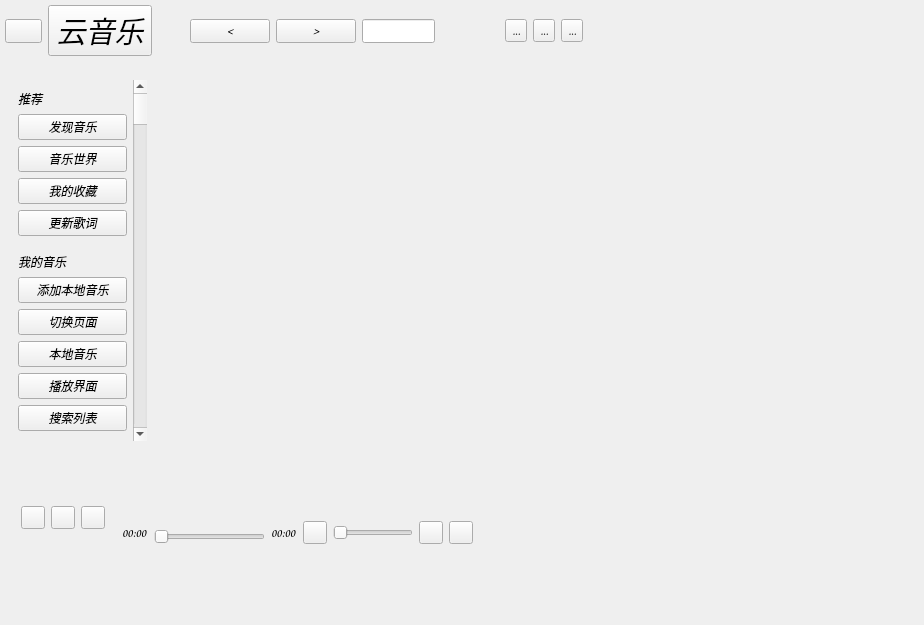
<?xml version="1.0" encoding="UTF-8"?>
<ui version="4.0">
 <class>MusicWindow</class>
 <widget class="QMainWindow" name="MusicWindow">
  <property name="geometry">
   <rect>
    <x>0</x>
    <y>0</y>
    <width>924</width>
    <height>625</height>
   </rect>
  </property>
  <property name="font">
   <font>
    <family>URW Chancery L</family>
    <italic>true</italic>
   </font>
  </property>
  <property name="windowTitle">
   <string notr="true"/>
  </property>
  <widget class="QWidget" name="centralWidget">
   <widget class="QWidget" name="bottomwidget" native="true">
    <property name="geometry">
     <rect>
      <x>10</x>
      <y>480</y>
      <width>474</width>
      <height>75</height>
     </rect>
    </property>
    <layout class="QHBoxLayout" name="horizontalLayout_2">
     <item>
      <widget class="QToolButton" name="premusicButton">
       <property name="text">
        <string/>
       </property>
      </widget>
     </item>
     <item>
      <widget class="QToolButton" name="playmusicButton">
       <property name="text">
        <string/>
       </property>
      </widget>
     </item>
     <item>
      <widget class="QToolButton" name="nextmusicButton">
       <property name="text">
        <string/>
       </property>
      </widget>
     </item>
     <item>
      <widget class="QLabel" name="palytimelabel_3">
       <property name="text">
        <string/>
       </property>
      </widget>
     </item>
     <item>
      <layout class="QVBoxLayout" name="verticalLayout_3">
       <item>
        <widget class="QLabel" name="palytimelabel_2">
         <property name="text">
          <string/>
         </property>
        </widget>
       </item>
       <item>
        <widget class="QLabel" name="palytimelabel">
         <property name="text">
          <string>00:00</string>
         </property>
        </widget>
       </item>
      </layout>
     </item>
     <item>
      <layout class="QVBoxLayout" name="verticalLayout_2">
       <item>
        <widget class="QLabel" name="lyriclabel">
         <property name="text">
          <string/>
         </property>
         <property name="alignment">
          <set>Qt::AlignCenter</set>
         </property>
        </widget>
       </item>
       <item>
        <widget class="QSlider" name="playtimeSlider">
         <property name="orientation">
          <enum>Qt::Horizontal</enum>
         </property>
        </widget>
       </item>
      </layout>
     </item>
     <item>
      <layout class="QVBoxLayout" name="verticalLayout_4">
       <item>
        <widget class="QLabel" name="palytimetotallabel_2">
         <property name="text">
          <string/>
         </property>
        </widget>
       </item>
       <item>
        <widget class="QLabel" name="palytimetotallabel">
         <property name="text">
          <string>00:00</string>
         </property>
        </widget>
       </item>
      </layout>
     </item>
     <item>
      <layout class="QVBoxLayout" name="verticalLayout_5">
       <item>
        <widget class="QLabel" name="blanklabel3">
         <property name="text">
          <string/>
         </property>
        </widget>
       </item>
       <item>
        <widget class="QToolButton" name="volumeButton">
         <property name="text">
          <string/>
         </property>
        </widget>
       </item>
      </layout>
     </item>
     <item>
      <layout class="QVBoxLayout" name="verticalLayout_6">
       <item>
        <widget class="QLabel" name="blanklabel4">
         <property name="text">
          <string/>
         </property>
        </widget>
       </item>
       <item>
        <widget class="QSlider" name="volumeSlider">
         <property name="maximumSize">
          <size>
           <width>80</width>
           <height>29</height>
          </size>
         </property>
         <property name="orientation">
          <enum>Qt::Horizontal</enum>
         </property>
        </widget>
       </item>
      </layout>
     </item>
     <item>
      <layout class="QVBoxLayout" name="verticalLayout_7">
       <item>
        <widget class="QLabel" name="blanklabel3_2">
         <property name="text">
          <string/>
         </property>
        </widget>
       </item>
       <item>
        <widget class="QToolButton" name="playmodeButton">
         <property name="text">
          <string/>
         </property>
        </widget>
       </item>
      </layout>
     </item>
     <item>
      <layout class="QVBoxLayout" name="verticalLayout_8" stretch="3,7">
       <item>
        <widget class="QLabel" name="blanklabel3_3">
         <property name="text">
          <string/>
         </property>
        </widget>
       </item>
       <item>
        <widget class="QToolButton" name="winlrcButton">
         <property name="text">
          <string/>
         </property>
        </widget>
       </item>
      </layout>
     </item>
    </layout>
   </widget>
   <widget class="QWidget" name="midwidget" native="true">
    <property name="geometry">
     <rect>
      <x>10</x>
      <y>80</y>
      <width>631</width>
      <height>379</height>
     </rect>
    </property>
    <widget class="QWidget" name="listwidget" native="true">
     <property name="geometry">
      <rect>
       <x>0</x>
       <y>0</y>
       <width>137</width>
       <height>361</height>
      </rect>
     </property>
     <layout class="QHBoxLayout" name="horizontalLayout_3">
      <property name="leftMargin">
       <number>8</number>
      </property>
      <property name="topMargin">
       <number>0</number>
      </property>
      <property name="rightMargin">
       <number>0</number>
      </property>
      <property name="bottomMargin">
       <number>0</number>
      </property>
      <item>
       <layout class="QVBoxLayout" name="verticalLayout">
        <item>
         <spacer name="verticalSpacer_2">
          <property name="orientation">
           <enum>Qt::Vertical</enum>
          </property>
          <property name="sizeHint" stdset="0">
           <size>
            <width>20</width>
            <height>40</height>
           </size>
          </property>
         </spacer>
        </item>
        <item>
         <widget class="QLabel" name="recommendlabel">
          <property name="text">
           <string>推荐</string>
          </property>
         </widget>
        </item>
        <item>
         <widget class="QPushButton" name="foundmusicButton">
          <property name="text">
           <string>发现音乐</string>
          </property>
         </widget>
        </item>
        <item>
         <widget class="QPushButton" name="privateFMButton">
          <property name="text">
           <string>音乐世界</string>
          </property>
         </widget>
        </item>
        <item>
         <widget class="QPushButton" name="videoButton">
          <property name="text">
           <string>我的收藏</string>
          </property>
         </widget>
        </item>
        <item>
         <widget class="QPushButton" name="friendButton">
          <property name="text">
           <string>更新歌词</string>
          </property>
         </widget>
        </item>
        <item>
         <spacer name="verticalSpacer_3">
          <property name="orientation">
           <enum>Qt::Vertical</enum>
          </property>
          <property name="sizeHint" stdset="0">
           <size>
            <width>20</width>
            <height>40</height>
           </size>
          </property>
         </spacer>
        </item>
        <item>
         <widget class="QLabel" name="mymusiclabel">
          <property name="text">
           <string>我的音乐</string>
          </property>
         </widget>
        </item>
        <item>
         <widget class="QPushButton" name="locmusicButton">
          <property name="text">
           <string>添加本地音乐</string>
          </property>
         </widget>
        </item>
        <item>
         <widget class="QPushButton" name="downloadButton">
          <property name="text">
           <string>切换页面</string>
          </property>
         </widget>
        </item>
        <item>
         <widget class="QPushButton" name="mymusicButton">
          <property name="text">
           <string>本地音乐</string>
          </property>
         </widget>
        </item>
        <item>
         <widget class="QPushButton" name="myradioButton">
          <property name="text">
           <string>播放界面</string>
          </property>
         </widget>
        </item>
        <item>
         <widget class="QPushButton" name="myenshrineButton">
          <property name="text">
           <string>搜索列表</string>
          </property>
         </widget>
        </item>
        <item>
         <spacer name="verticalSpacer">
          <property name="orientation">
           <enum>Qt::Vertical</enum>
          </property>
          <property name="sizeHint" stdset="0">
           <size>
            <width>20</width>
            <height>40</height>
           </size>
          </property>
         </spacer>
        </item>
       </layout>
      </item>
      <item>
       <widget class="QScrollBar" name="listScrollBar">
        <property name="enabled">
         <bool>true</bool>
        </property>
        <property name="orientation">
         <enum>Qt::Vertical</enum>
        </property>
       </widget>
      </item>
     </layout>
     <zorder>listScrollBar</zorder>
     <zorder></zorder>
    </widget>
    <widget class="QWidget" name="contentwidget" native="true">
     <property name="geometry">
      <rect>
       <x>150</x>
       <y>0</y>
       <width>441</width>
       <height>361</height>
      </rect>
     </property>
    </widget>
   </widget>
   <widget class="QWidget" name="titlewidget" native="true">
    <property name="geometry">
     <rect>
      <x>-3</x>
      <y>1</y>
      <width>594</width>
      <height>62</height>
     </rect>
    </property>
    <property name="layoutDirection">
     <enum>Qt::LeftToRight</enum>
    </property>
    <layout class="QHBoxLayout" name="horizontalLayout">
     <property name="leftMargin">
      <number>8</number>
     </property>
     <property name="topMargin">
      <number>0</number>
     </property>
     <property name="rightMargin">
      <number>8</number>
     </property>
     <property name="bottomMargin">
      <number>2</number>
     </property>
     <item>
      <widget class="QPushButton" name="logoButton">
       <property name="text">
        <string/>
       </property>
      </widget>
     </item>
     <item>
      <widget class="QPushButton" name="TitleButton">
       <property name="font">
        <font>
         <pointsize>22</pointsize>
        </font>
       </property>
       <property name="text">
        <string>云音乐</string>
       </property>
       <property name="iconSize">
        <size>
         <width>16</width>
         <height>16</height>
        </size>
       </property>
      </widget>
     </item>
     <item>
      <spacer name="horizontalSpacer">
       <property name="orientation">
        <enum>Qt::Horizontal</enum>
       </property>
       <property name="sizeHint" stdset="0">
        <size>
         <width>51</width>
         <height>20</height>
        </size>
       </property>
      </spacer>
     </item>
     <item>
      <widget class="QPushButton" name="leftButton">
       <property name="text">
        <string>&lt;</string>
       </property>
      </widget>
     </item>
     <item>
      <widget class="QPushButton" name="rightButton">
       <property name="text">
        <string>&gt;</string>
       </property>
      </widget>
     </item>
     <item>
      <widget class="QLineEdit" name="searchEdit"/>
     </item>
     <item>
      <spacer name="horizontalSpacer_3">
       <property name="orientation">
        <enum>Qt::Horizontal</enum>
       </property>
       <property name="sizeHint" stdset="0">
        <size>
         <width>50</width>
         <height>20</height>
        </size>
       </property>
      </spacer>
     </item>
     <item>
      <spacer name="horizontalSpacer_2">
       <property name="orientation">
        <enum>Qt::Horizontal</enum>
       </property>
       <property name="sizeHint" stdset="0">
        <size>
         <width>51</width>
         <height>17</height>
        </size>
       </property>
      </spacer>
     </item>
     <item>
      <widget class="QToolButton" name="minButton">
       <property name="text">
        <string>...</string>
       </property>
      </widget>
     </item>
     <item>
      <widget class="QToolButton" name="maxButton">
       <property name="text">
        <string>...</string>
       </property>
      </widget>
     </item>
     <item>
      <widget class="QToolButton" name="closeButton">
       <property name="text">
        <string>...</string>
       </property>
      </widget>
     </item>
    </layout>
    <zorder>logoButton</zorder>
    <zorder>TitleButton</zorder>
    <zorder>leftButton</zorder>
    <zorder>rightButton</zorder>
    <zorder>searchEdit</zorder>
    <zorder>minButton</zorder>
    <zorder>maxButton</zorder>
    <zorder>closeButton</zorder>
    <zorder>horizontalSpacer_2</zorder>
    <zorder>horizontalSpacer</zorder>
    <zorder>horizontalSpacer_3</zorder>
   </widget>
   <zorder>midwidget</zorder>
   <zorder>bottomwidget</zorder>
   <zorder>titlewidget</zorder>
  </widget>
 </widget>
 <layoutdefault spacing="6" margin="11"/>
 <tabstops>
  <tabstop>nextmusicButton</tabstop>
  <tabstop>minButton</tabstop>
  <tabstop>locmusicButton</tabstop>
  <tabstop>downloadButton</tabstop>
  <tabstop>mymusicButton</tabstop>
  <tabstop>myradioButton</tabstop>
  <tabstop>myenshrineButton</tabstop>
  <tabstop>playtimeSlider</tabstop>
  <tabstop>volumeButton</tabstop>
  <tabstop>volumeSlider</tabstop>
  <tabstop>playmodeButton</tabstop>
  <tabstop>winlrcButton</tabstop>
  <tabstop>logoButton</tabstop>
  <tabstop>TitleButton</tabstop>
  <tabstop>leftButton</tabstop>
  <tabstop>rightButton</tabstop>
  <tabstop>foundmusicButton</tabstop>
  <tabstop>closeButton</tabstop>
  <tabstop>maxButton</tabstop>
  <tabstop>searchEdit</tabstop>
  <tabstop>privateFMButton</tabstop>
  <tabstop>premusicButton</tabstop>
  <tabstop>friendButton</tabstop>
  <tabstop>videoButton</tabstop>
  <tabstop>playmusicButton</tabstop>
 </tabstops>
 <resources/>
 <connections/>
</ui>
